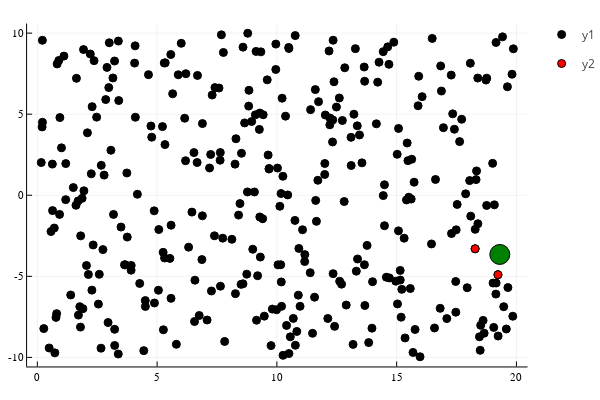

Notebook cell for this chart:
### Code cell
#zone=96
#ra_tracer=load_groupzone_column(jldfile,"SGC/zone_$(zone)/","RA")
#dec_tracer=load_groupzone_column(jldfile,"SGC/zone_$(zone)/","DEC")

plot(ra_tracer,dec_tracer,seriestype=:scatter,color=:black)
#plot!(tiles_dic["RA"],tiles_dic["DEC"],seriestype=:scatter,color=:yellow)

utile=unique(tileid_assign)
tt=22
indsel=findall(tileid_assign .== utile[tt])

plot!(ra_tracer[indsel],dec_tracer[indsel],seriestype=:scatter,color=:red)

ind_tile=findall(tiles_dic["TILEID"] .== utile[tt])
scatter!([tiles_dic["RA"][ind_tile]],[tiles_dic["DEC"][ind_tile]], color = "green", label = "", markersize = 10)

### Figure 1 — Plotly figure (JSON) as saved in the notebook; plotly's stock layout.template omitted (floating-point values rounded to 4 significant figures; data arrays with more than 128 entries replaced by an {"elided": "..."} marker saying what was removed)
{"data": [{"colorbar": {"title": ""}, "legendgroup": "y1", "marker": {"color": "rgba(0, 0, 0, 1.000)", "line": {"color": "rgba(0, 0, 0, 1.000)", "width": 1}, "size": 8, "symbol": "circle"}, "mode": "markers", "name": "y1", "showlegend": true, "type": "scatter", "x": {"elided": "338 float values"}, "xaxis": "x", "y": {"elided": "338 float values"}, "yaxis": "y", "zmax": null, "zmin": null}, {"colorbar": {"title": ""}, "legendgroup": "y2", "marker": {"color": "rgba(255, 0, 0, 1.000)", "line": {"color": "rgba(0, 0, 0, 1.000)", "width": 1}, "size": 8, "symbol": "circle"}, "mode": "markers", "name": "y2", "showlegend": true, "type": "scatter", "x": [19.23, 18.28], "xaxis": "x", "y": [-4.898, -3.3], "yaxis": "y", "zmax": null, "zmin": null}, {"colorbar": {"title": ""}, "legendgroup": "", "marker": {"color": "rgba(0, 128, 0, 1.000)", "line": {"color": "rgba(0, 0, 0, 1.000)", "width": 1}, "size": 20, "symbol": "circle"}, "mode": "markers", "name": "", "showlegend": false, "type": "scatter", "x": [19.31], "xaxis": "x", "y": [-3.65], "yaxis": "y", "zmax": null, "zmin": null}], "layout": {"annotations": [], "height": 400, "legend_position": {"bgcolor": "rgba(255, 255, 255, 1.000)", "bordercolor": "rgba(0, 0, 0, 1.000)", "borderwidth": 1, "font": {"color": "rgba(0, 0, 0, 1.000)", "family": "sans-serif", "size": 11}, "title": {"font": {"color": "rgba(0, 0, 0, 1.000)", "family": "sans-serif", "size": 15}, "text": ""}, "tracegroupgap": 0, "traceorder": "normal", "x": 1, "xanchor": "auto", "y": 1, "yanchor": "auto"}, "margin": {"b": 20, "l": 0, "r": 0, "t": 20}, "paper_bgcolor": "rgba(255, 255, 255, 1.000)", "plot_bgcolor": "rgba(255, 255, 255, 1.000)", "showlegend": true, "width": 600, "xaxis": {"anchor": "y", "domain": [0.05101, 0.9934], "gridcolor": "rgba(0, 0, 0, 0.100)", "gridwidth": 0.5, "linecolor": "rgba(0, 0, 0, 1.000)", "mirror": false, "range": [-0.4285, 20.46], "showgrid": true, "showline": true, "showticklabels": true, "tickangle": 0, "tickcolor": "rgb(0, 0, 0)", "tickfont": {"color": "rgba(0, 0, 0, 1.000)", "family": "sans-serif", "size": 11}, "tickmode": "array", "ticks": "inside", "ticktext": ["0", "5", "10", "15", "20"], "tickvals": [0, 5, 10, 15, 20], "title": "", "titlefont": {"color": "rgba(0, 0, 0, 1.000)", "family": "sans-serif", "size": 15}, "type": "-", "visible": true, "zeroline": false, "zerolinecolor": "rgba(0, 0, 0, 1.000)"}, "yaxis": {"anchor": "x", "domain": [0.03762, 0.9902], "gridcolor": "rgba(0, 0, 0, 0.100)", "gridwidth": 0.5, "linecolor": "rgba(0, 0, 0, 1.000)", "mirror": false, "range": [-10.56, 10.59], "showgrid": true, "showline": true, "showticklabels": true, "tickangle": 0, "tickcolor": "rgb(0, 0, 0)", "tickfont": {"color": "rgba(0, 0, 0, 1.000)", "family": "sans-serif", "size": 11}, "tickmode": "array", "ticks": "inside", "ticktext": ["-10", "-5", "0", "5", "10"], "tickvals": [-10, -5, 0, 5, 10], "title": "", "titlefont": {"color": "rgba(0, 0, 0, 1.000)", "family": "sans-serif", "size": 15}, "type": "-", "visible": true, "zeroline": false, "zerolinecolor": "rgba(0, 0, 0, 1.000)"}}}
